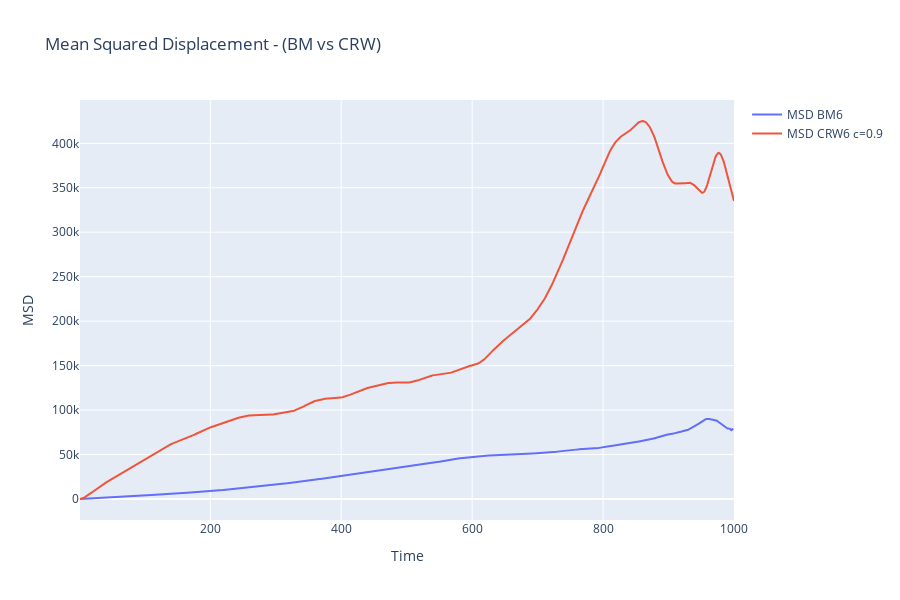

This figure's notebook cell:
### Markdown cell above
# CALCULATE MSD AND PLOTING

### Code cell
# Calculate MSDs
msd_bm = msd(bm_traj_6)
msd_crw = msd(crw_traj_6)

fig = go.Figure()
fig.add_trace(go.Scatter(x=msd_bm['tau'], y=msd_bm['msd'], mode='lines', name='MSD BM6'))
fig.add_trace(go.Scatter(x=msd_crw['tau'], y=msd_crw['msd'], mode='lines', name='MSD CRW6 c=0.9'))

fig.update_layout(
    title='Mean Squared Displacement - (BM vs CRW)',
    xaxis_title='Time',
    yaxis_title='MSD',
    hovermode='x unified',
    height=600
)
fig.show()

### Figure 1 — Plotly figure (JSON) as saved in the notebook; plotly's stock layout.template omitted (floating-point values rounded to 4 significant figures; data arrays with more than 128 entries replaced by an {"elided": "..."} marker saying what was removed)
{"data": [{"mode": "lines", "name": "MSD BM6", "type": "scatter", "x": {"elided": "999 int values"}, "y": {"elided": "999 float values"}}, {"mode": "lines", "name": "MSD CRW6 c=0.9", "type": "scatter", "x": {"elided": "1000 int values"}, "y": {"elided": "1000 float values"}}], "layout": {"height": 600, "title": {"text": "Mean Squared Displacement - (BM vs CRW)"}, "xaxis": {"title": {"text": "Time"}}, "yaxis": {"title": {"text": "MSD"}}}}
